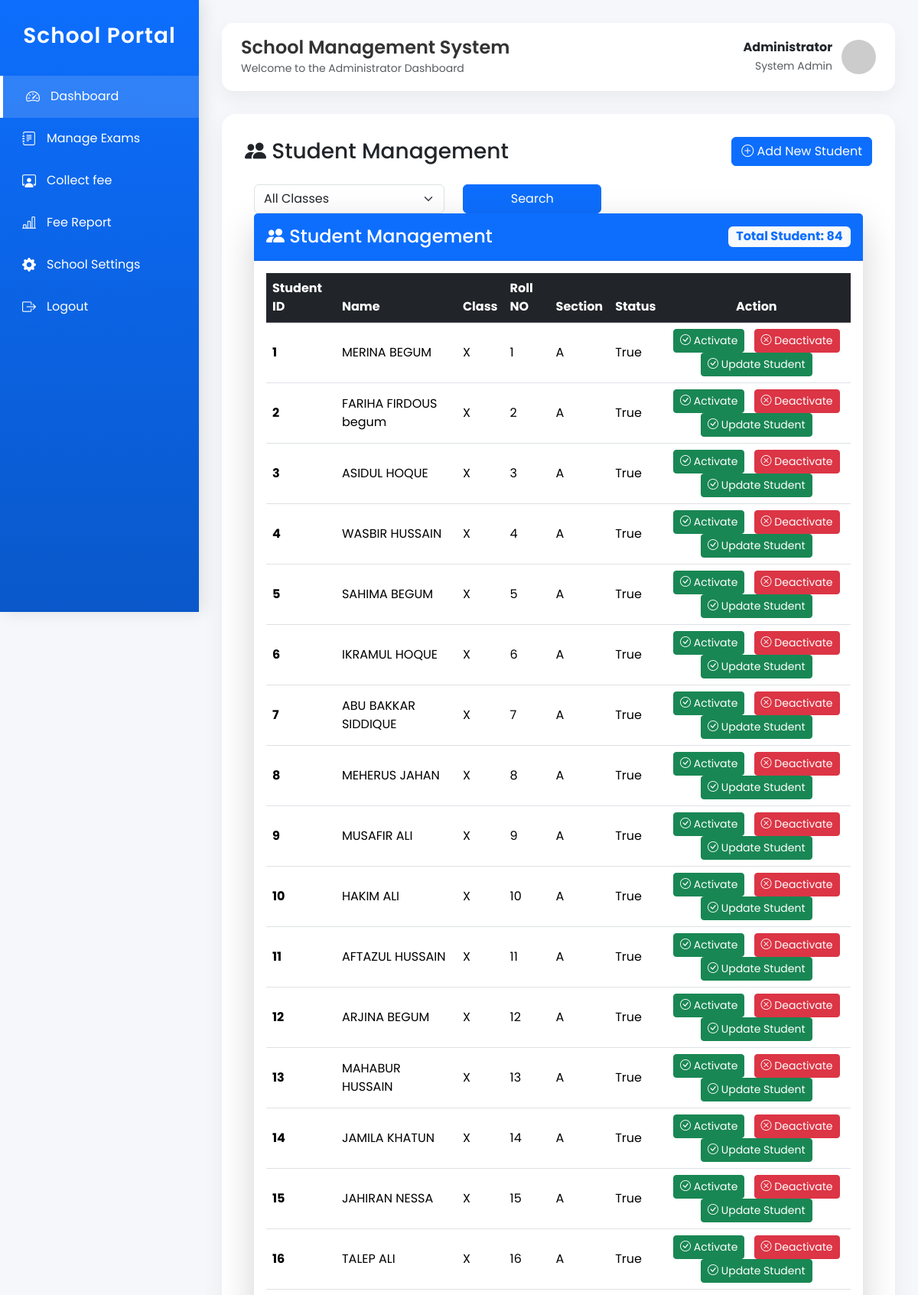
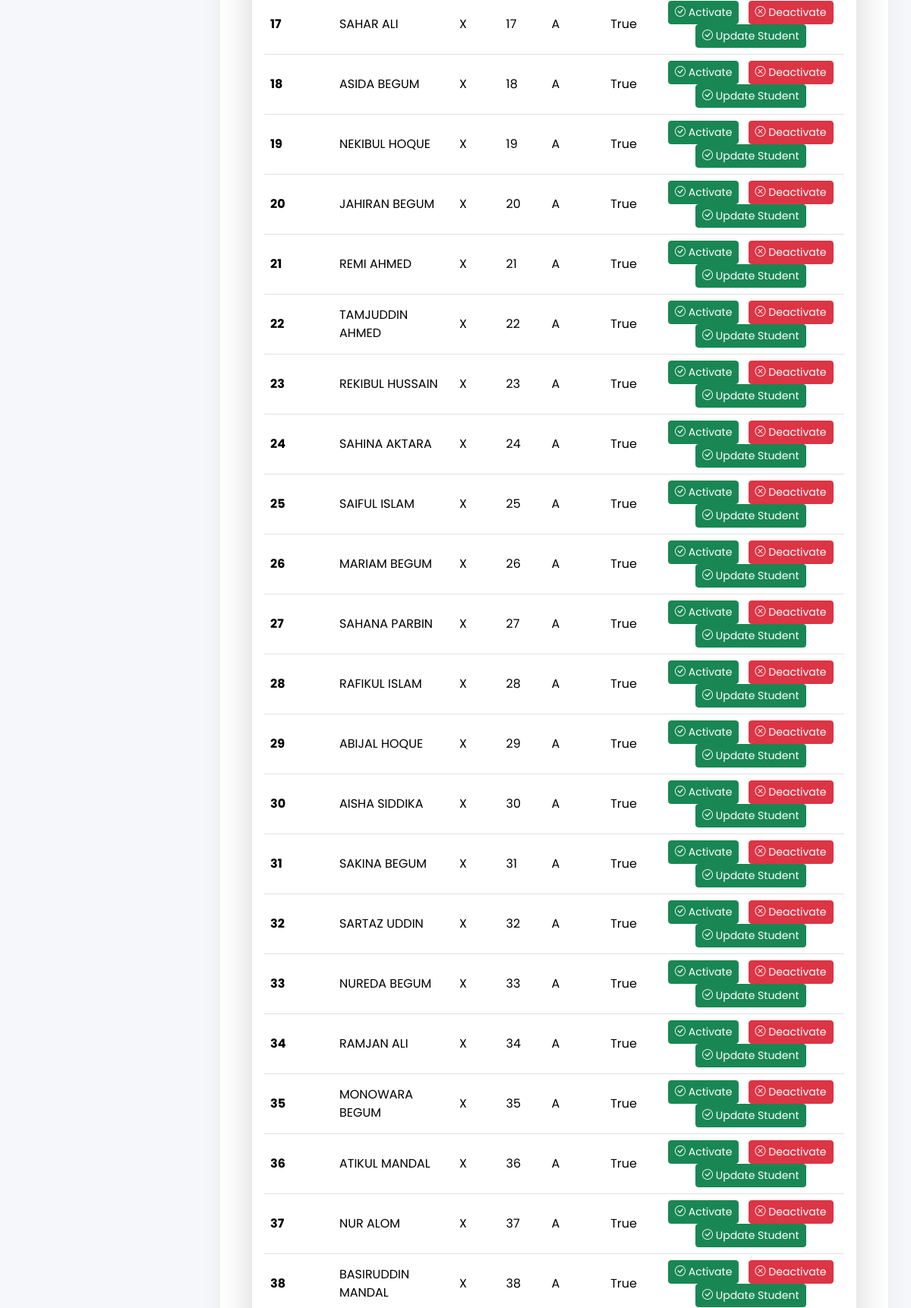
The page /student_list (signed in, upper part) on the database its author committed (2 pictures, top to bottom).
### application/model.py (models this page shows, shortened)
class Student(db.Model):
    __tablename__ = "students"
    id = db.Column(db.Integer, primary_key=True)
    user_id = db.Column(db.Integer,db.ForeignKey("users.id"), unique=True, nullable=False )
    roll_no = db.Column(db.String(20), nullable=False)
    class_id = db.Column(db.Integer,db.ForeignKey("classes.id"),nullable=False)
    phone = db.Column(db.String(15))
    user = db.relationship("User", back_populates="student")
    marks = db.relationship("Mark",back_populates="student",cascade="all, delete-orphan")
    school_class = db.relationship("SchoolClass",back_populates="students")
    fee_collections = db.relationship("FeeCollection",back_populates="student",cascade="all, delete-orphan")
    __table_args__ = (
        db.UniqueConstraint(
            "roll_no",
            "class_id",
            name="unique_roll_per_section"
        ),
    )

class User(db.Model, UserMixin):
    __tablename__ = "users"
    id = db.Column(db.Integer, primary_key=True)
    role = db.Column(db.String(20), nullable=False)       # Admin / Staff / Student
    name = db.Column(db.String(100), nullable=False)
    email = db.Column(db.String(100), unique=True, nullable=False)
    password = db.Column(db.String(255), nullable=False)
    is_active = db.Column(db.Boolean, default=True)
    created_at = db.Column(db.DateTime, default=datetime.utcnow)
    staff = db.relationship("Staff",back_populates="user",uselist=False,cascade="all, delete-orphan")
    student = db.relationship("Student",back_populates="user",uselist=False,cascade="all, delete-orphan")

class SchoolClass(db.Model):
    __tablename__ = "classes"
    id = db.Column(db.Integer, primary_key=True)
    name = db.Column(db.String(20), nullable=False)
    section = db.Column(db.String(10), nullable=False)
    students = db.relationship("Student",back_populates="school_class",cascade="all, delete-orphan")
    subjects = db.relationship("Subject",back_populates="school_class",cascade="all, delete-orphan" )
    fee_types = db.relationship("FeeType",back_populates="school_class",cascade="all, delete-orphan")
    __table_args__ = (
        db.UniqueConstraint(
            "name",
            "section",
            name="unique_class_section"
        ),
    )

### application/controler.py (the view)
@app.route("/student_list" , methods=['GET','POST'])
@login_required
def student_list():
    if current_user.role != "admin":
            flash("Only Admin can access this page.", "danger")
            return redirect(url_for("login"))
    students=Student.query.all()
    classes = SchoolClass.query.all()
    if request.method == 'POST':
        class_id=request.form.get('class_id')
        query = Student.query.join(User)
        if class_id:
            query = query.filter(Student.class_id == class_id)
            students = query.order_by(cast(Student.roll_no, Integer)).all()
    return render_template("admin/student_list.html" , students=students , classes=classes)

### application/controler.py (called while the page is built)
@login_manager.user_loader
def load_user(user_id):
    return User.query.get(int(user_id))

### templates/admin/student_list.html (shortened to what this page needs)
{% extends "admin/admin_dashboard.html"%}
{% block content %}
<div class="d-flex justify-content-between align-items-center mb-3">
    <h3 class="mb-0">
        <i class="bi bi-people-fill"></i> Student Management
    </h3>
    <a href="/add_student" class="btn btn-primary">
        <i class="bi bi-plus-circle"></i>
        Add New Student
    </a>
</div>
<div class="container mt-4">
    <form method="POST">
    <div class="row">
        <div class="col-md-4">
            <select class="form-select" name="class_id">
                <option value="">All Classes</option>
            </select>
        </div>
        <div class="col-md-3">
            <button class="btn btn-primary w-100">
                Search
            </button>
        </div>
    </div>
</form>
    <div class="card shadow-lg border-0 rounded-4">
        <div class="card-header bg-primary text-white d-flex justify-content-between align-items-center py-3">
            <h4 class="mb-0">
                <i class="bi bi-people-fill"></i> Student Management
            </h4>
            <span class="badge bg-light text-primary fs-6">
                Total Student: {{ students|length }}
            </span>
        </div>
        <div class="card-body">
            <div class="table-responsive">
                <table class="table table-hover align-middle">
                    <thead class="table-dark">
                        <tr>
                            <th>Student ID</th>
                            <th>Name</th>
                            <th>Class</th>
                            <th>Roll NO</th>
                            <th>Section</th>
                            <th>Status</th>
                            <th class="text-center">Action</th>
                        </tr>
                    </thead>
                    <tbody>
                        {% for student in students %}
                        <tr>
                            <td>
                                <strong>{{ student.id }}</strong>
                            </td>
                            <td>
                                {{ student.user.name }}
                            </td>
                            <td>
                                {{ student.school_class.name }}
                            </td>
                            <td>
                                {{ student.roll_no }}
                            </td>
                            <td>
                                {{ student.school_class.section }}
                            </td>
                            <td>
                                {{ student.user.is_active }}
                            </td>
                            <td class="text-center">
                                <form action="/activate_student/{{student.id}}" method="POST" class="d-inline">
                                    <button type="submit" class="btn btn-success btn-sm me-2">
                                        <i class="bi bi-check-circle"></i>
                                        Activate
                                    </button>
                                </form>
                                <form action="/deactivate_student/{{student.id}}" method="POST" class="d-inline">
                                    <button type="submit" class="btn btn-danger btn-sm">
                                        <i class="bi bi-x-circle"></i>
                                        Deactivate
                                    </button>
                                </form>
                                   <a href="/edit_student/{{student.user.id}}"><button type="submit" class="btn btn-success btn-sm">
                                        <i class="bi bi-check-circle"></i>
                                        Update Student
                                    </button></a>
                            </td>
                        </tr>
                        {% endfor %}
                    </tbody>
                </table>
            </div>
        </div>
    </div>
</div>
{% endblock %}

### templates/admin/admin_dashboard.html (style rules this page uses)
* { margin: 0; padding: 0; box-sizing: border-box; font-family: 'Poppins', sans-serif; }
body { background: #f5f7fb; }

### rows shown on the page
Student: id "1", user.name "MERINA BEGUM", school_class.name "X", roll_no "1", school_class.section "A", user.is_active "True"
Student: id "2", user.name "FARIHA FIRDOUS begum", school_class.name "X", roll_no "2", school_class.section "A", user.is_active "True"
Student: id "3", user.name "ASIDUL HOQUE", school_class.name "X", roll_no "3", school_class.section "A", user.is_active "True"
Student: id "4", user.name "WASBIR HUSSAIN", school_class.name "X", roll_no "4", school_class.section "A", user.is_active "True"
Student: id "5", user.name "SAHIMA BEGUM", school_class.name "X", roll_no "5", school_class.section "A", user.is_active "True"
Student: id "6", user.name "IKRAMUL HOQUE", school_class.name "X", roll_no "6", school_class.section "A", user.is_active "True"
Student: id "7", user.name "ABU BAKKAR SIDDIQUE", school_class.name "X", roll_no "7", school_class.section "A", user.is_active "True"
Student: id "8", user.name "MEHERUS JAHAN", school_class.name "X", roll_no "8", school_class.section "A", user.is_active "True"
Student: id "9", user.name "MUSAFIR ALI", school_class.name "X", roll_no "9", school_class.section "A", user.is_active "True"
Student: id "10", user.name "HAKIM ALI", school_class.name "X", roll_no "10", school_class.section "A", user.is_active "True"
Student: id "11", user.name "AFTAZUL HUSSAIN", school_class.name "X", roll_no "11", school_class.section "A", user.is_active "True"
Student: id "12", user.name "ARJINA BEGUM", school_class.name "X", roll_no "12", school_class.section "A", user.is_active "True"
Student: id "13", user.name "MAHABUR HUSSAIN", school_class.name "X", roll_no "13", school_class.section "A", user.is_active "True"
Student: id "14", user.name "JAMILA KHATUN", school_class.name "X", roll_no "14", school_class.section "A", user.is_active "True"
Student: id "15", user.name "JAHIRAN NESSA", school_class.name "X", roll_no "15", school_class.section "A", user.is_active "True"
Student: id "16", user.name "TALEP ALI", school_class.name "X", roll_no "16", school_class.section "A", user.is_active "True"
Student: id "17", user.name "SAHAR ALI", school_class.name "X", roll_no "17", school_class.section "A", user.is_active "True"
Student: id "18", user.name "ASIDA BEGUM", school_class.name "X", roll_no "18", school_class.section "A", user.is_active "True"
Student: id "19", user.name "NEKIBUL HOQUE", school_class.name "X", roll_no "19", school_class.section "A", user.is_active "True"
Student: id "20", user.name "JAHIRAN BEGUM", school_class.name "X", roll_no "20", school_class.section "A", user.is_active "True"
Student: id "21", user.name "REMI AHMED", school_class.name "X", roll_no "21", school_class.section "A", user.is_active "True"
Student: id "22", user.name "TAMJUDDIN AHMED", school_class.name "X", roll_no "22", school_class.section "A", user.is_active "True"
Student: id "23", user.name "REKIBUL HUSSAIN", school_class.name "X", roll_no "23", school_class.section "A", user.is_active "True"
Student: id "24", user.name "SAHINA AKTARA", school_class.name "X", roll_no "24", school_class.section "A", user.is_active "True"
Student: id "25", user.name "SAIFUL ISLAM", school_class.name "X", roll_no "25", school_class.section "A", user.is_active "True"
Student: id "26", user.name "MARIAM BEGUM", school_class.name "X", roll_no "26", school_class.section "A", user.is_active "True"
Student: id "27", user.name "SAHANA PARBIN", school_class.name "X", roll_no "27", school_class.section "A", user.is_active "True"
Student: id "28", user.name "RAFIKUL ISLAM", school_class.name "X", roll_no "28", school_class.section "A", user.is_active "True"
Student: id "29", user.name "ABIJAL HOQUE", school_class.name "X", roll_no "29", school_class.section "A", user.is_active "True"
Student: id "30", user.name "AISHA SIDDIKA", school_class.name "X", roll_no "30", school_class.section "A", user.is_active "True"
Student: id "31", user.name "SAKINA BEGUM", school_class.name "X", roll_no "31", school_class.section "A", user.is_active "True"
Student: id "32", user.name "SARTAZ UDDIN", school_class.name "X", roll_no "32", school_class.section "A", user.is_active "True"
Student: id "33", user.name "NUREDA BEGUM", school_class.name "X", roll_no "33", school_class.section "A", user.is_active "True"
Student: id "34", user.name "RAMJAN ALI", school_class.name "X", roll_no "34", school_class.section "A", user.is_active "True"
Student: id "35", user.name "MONOWARA BEGUM", school_class.name "X", roll_no "35", school_class.section "A", user.is_active "True"
Student: id "36", user.name "ATIKUL MANDAL", school_class.name "X", roll_no "36", school_class.section "A", user.is_active "True"
Student: id "37", user.name "NUR ALOM", school_class.name "X", roll_no "37", school_class.section "A", user.is_active "True"
Student: id "38", user.name "BASIRUDDIN MANDAL", school_class.name "X", roll_no "38", school_class.section "A", user.is_active "True"

### other values the page prints
{{ students|length }} "84"
